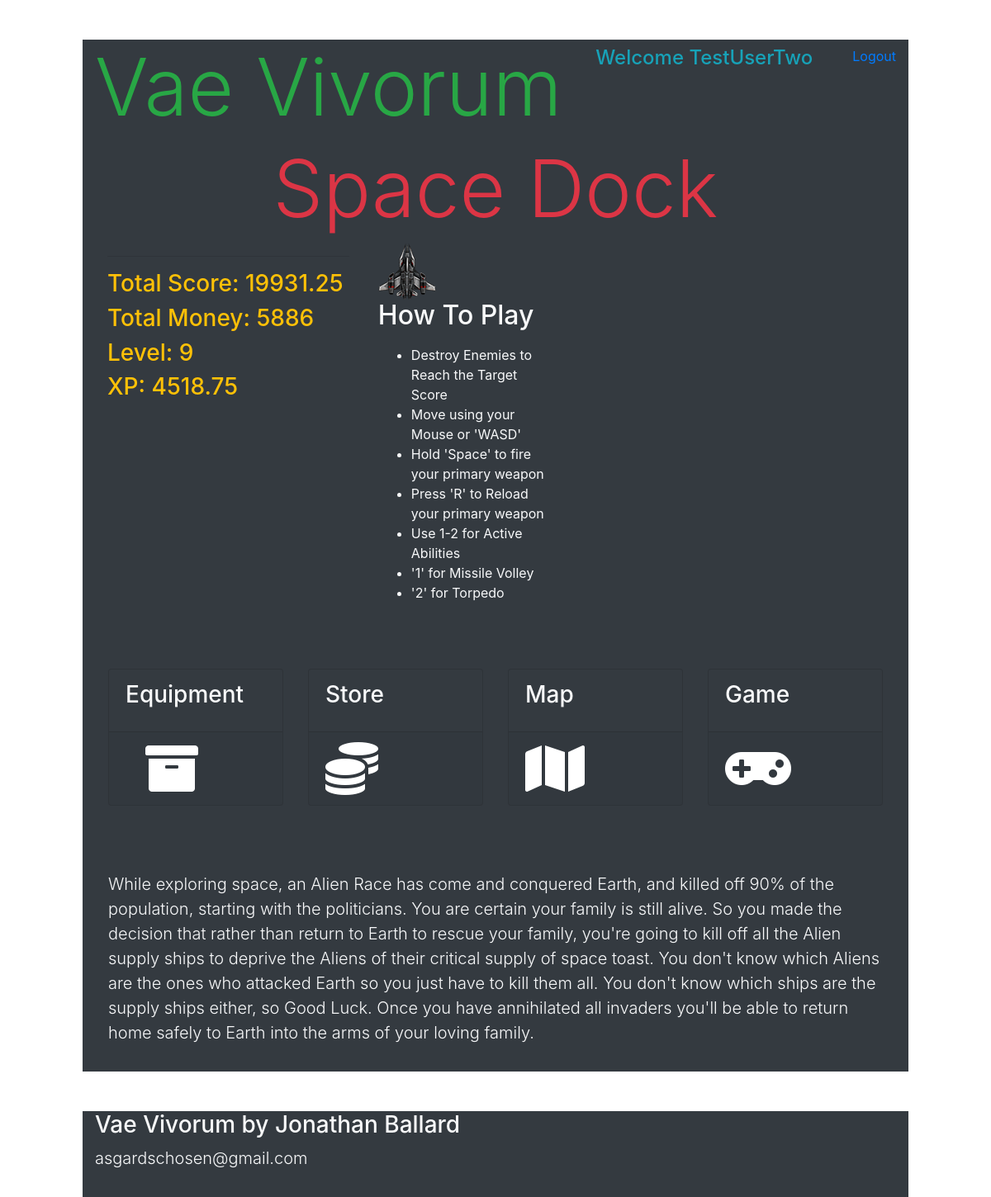
Page /dock (signed in) on the earlier database version.
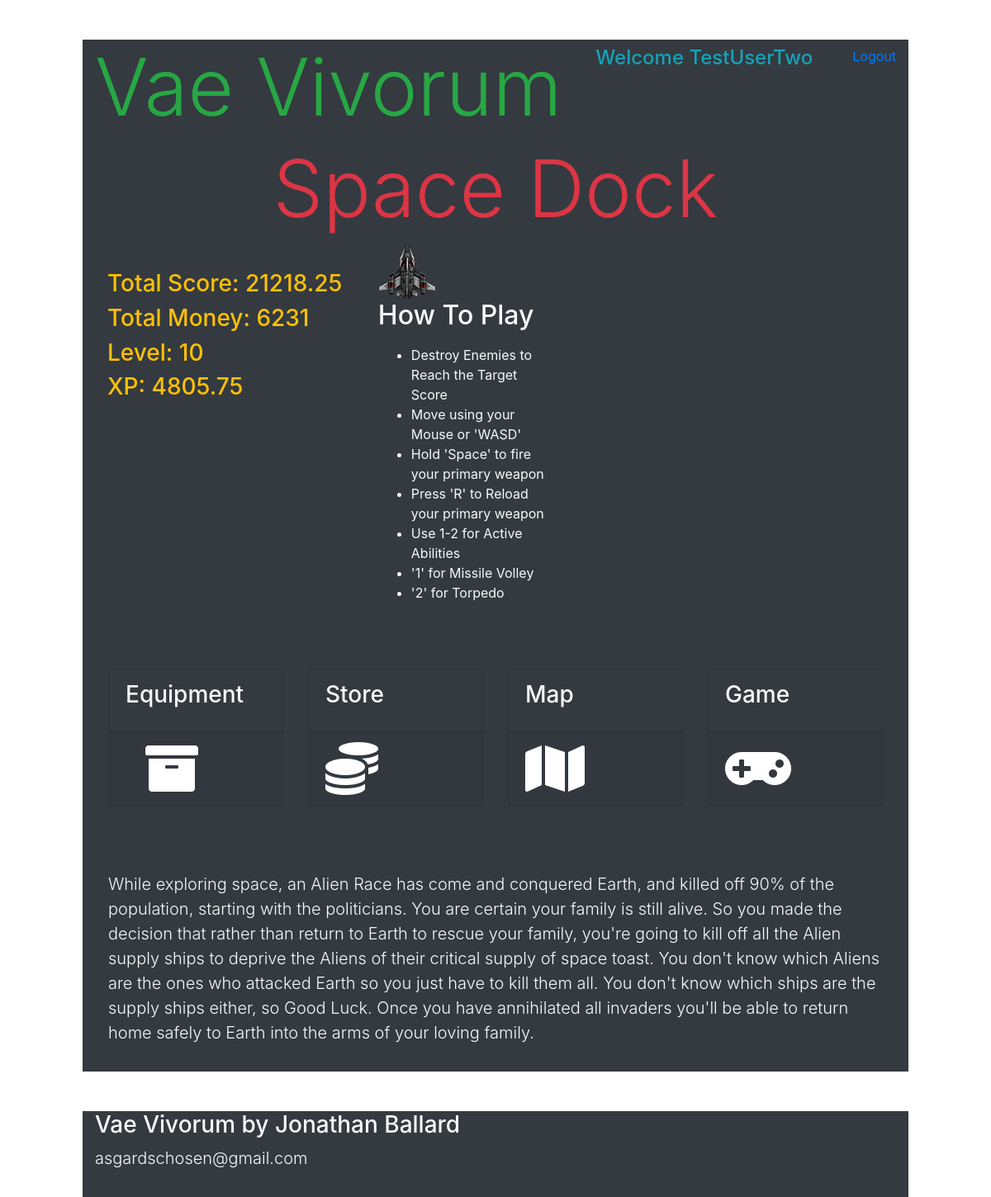
Same page on the later database version.
### models.py (models this page shows)
class Users(db.Model):
    __tablename__ = "Users"
    id = db.Column(db.Integer, primary_key=True)
    username = db.Column(db.String(255))
    email = db.Column(db.String(255))
    password = db.Column(db.String(255))
    created_at = db.Column(db.DateTime)
    updated_at = db.Column(db.DateTime)
    current_kills = db.Column(db.Integer, default=0)
    current_score = db.Column(db.Integer, default=0)
    current_money = db.Column(db.Integer, default=0)
    current_xp = db.Column(db.Integer, default=0)
    current_level = db.Column(db.Integer, default=0)
    active_ship = db.Column(db.Integer, default=0)
    abilityPointsEarned = db.Column(db.Integer, default=0)
    abilityPointsSpent = db.Column(db.Integer, default = 0)
    passive1 = db.Column(db.Integer, default=0)
    passive2 = db.Column(db.Integer, default=0)
    passive3 = db.Column(db.Integer, default=0)
    passive4 = db.Column(db.Integer, default=0)
    passive5 = db.Column(db.Integer, default=0)
    passive6 = db.Column(db.Integer, default=0)
    passive7 = db.Column(db.Integer, default=0)
    passive8 = db.Column(db.Integer, default=0)
    passive9 = db.Column(db.Integer, default=0)
    passive10 = db.Column(db.Integer, default=0)
    passive11 = db.Column(db.Integer, default=0)
    passive12 = db.Column(db.Integer, default=0)
    passive13 = db.Column(db.Integer, default=0)
    passive14 = db.Column(db.Integer, default=0)
    passive15 = db.Column(db.Integer, default=0)
    passive16 = db.Column(db.Integer, default=0)
    passive17 = db.Column(db.Integer, default=0)
    passive18 = db.Column(db.Integer, default=0)
    passive19 = db.Column(db.Integer, default=0)
    passive20 = db.Column(db.Integer, default=0)
    character_active_ability_id = db.Column(db.Integer, db.ForeignKey("Active_Abilities.id", ondelete="cascade"))
    passive_abilities_this_user_has = db.relationship('User_Character', backref="characters_that_have_this_passive")

### app.py (the view)
@app.route('/dock')
def dock():
    if 'id' in session:
        loggedInUser = Users.query.get(session['id'])
    else:
        return redirect('/')
    print('CURRENT SESSION USER: ', session['id'])
    return render_template("dock.html", thisUser = loggedInUser)

### templates/dock.html (shortened to what this page needs)
<!DOCTYPE html>
<html lang="en">
<head>
    <link rel="stylesheet" href="https://stackpath.bootstrapcdn.com/bootstrap/4.4.1/css/bootstrap.min.css">
    <link rel="stylesheet" href="https://cdnjs.cloudflare.com/ajax/libs/font-awesome/5.11.2/css/all.css" />
    <link rel="stylesheet" type="text/css" href="{{ url_for('static', filename='css/style.css') }}">
</head>
<body>
    <div class="container bg-dark mt-5 text-warning col-xl-10">
        <div id="topbar"  class="d-flex flex-row">
            <h1 class="display-1 d-inline-flex text-success">Vae Vivorum</h1>
            <h4 class="ml-auto d-inline-flex mt-2 text-info" >Welcome {{ thisUser.username }}</h4>
            <a class="ml-5 d-inline-flex mt-2" href="/logout">Logout</a>
        </div>
        <h1 class="display-1 text-center text-danger">Space Dock</h1>
        <div class="container col-xl-4 bg-dark align-top d-inline-block">
            <hr>
            <h3>Total Score: {{ thisUser.current_score }}</h3>
            <h3>Total Money: {{ thisUser.current_money }}</h3>
            <h3>Level: {{ thisUser.current_level }}</h3>
            <h3>XP: {{ thisUser.current_xp }}</h3>
        </div>
        <div class="container bg-dark text-light d-inline-block col-xl-3 align-top">
            <img class="d-inline-block align-top" id="playershipDashboard" src="../static/img/ships/player.png" alt="spaceship">
            <h2>How To Play</h2>
            <ul class="d-inline-block mt-2">
                <li>Destroy Enemies to Reach the Target Score</li>
                <li>Move using your Mouse or 'WASD'</li>
                <li>Hold 'Space' to fire your primary weapon</li>
                <li>Press 'R' to Reload your primary weapon</li>
                <li>Use 1-2 for Active Abilities</li>
                <li>'1' for Missile Volley</li>
                <li>'2' for Torpedo</li>
            </ul>
        </div>
        <div class="card-deck iconDiv mt-5 p-3">
            <div class="card iconCard bg-dark">
                <div class="card-body">
                    <h3 class="card-subtitle mb-2 text-light">Equipment</h3>
                </div>
                <div class="card-footer">
                    <a href="/equipment"><i class="ml-4 fas fa-4x fa-archive"></i></a>
                </div>
            </div>
            <div class="card iconCard bg-dark">
                <div class="card-body">
                    <h3 class="card-subtitle mb-2 text-light">Store</h3>
                </div>
                <div class="card-footer">
                    <a href="/store"><i class="fas fa-4x fa-coins"></i></a>
                </div>
            </div>
            <div class="card iconCard bg-dark">
                <div class="card-body">
                    <h3 class="card-subtitle mb-2 text-light">Map</h3>
                </div>
                <div class="card-footer">
                    <a href="/map"><i class="fas fa-4x fa-map"></i></a>
                </div>
            </div>
            <div class="card iconCard bg-dark">
                <div class="card-body">
                    <h3 class="card-subtitle mb-2 text-light">Game</h3>
                </div>
                <div class="card-footer">
                    <a href="/game"><i class="fas fa-4x fa-gamepad"></i></a>
                </div>
            </div>
        </div>
        <div class="container storyBar bg-dark text-light col-xl-12 mt-5 p-3">
            <p class="lead">While exploring space, an Alien Race has come and conquered Earth, and killed off 90% of the population, starting with the politicians. You are certain your family is still alive. So you made the decision that rather than return to Earth to rescue your family, you're going to kill off all the Alien supply ships to deprive the Aliens of their critical supply of space toast. You don't know which Aliens are the ones who attacked Earth so you just have to kill them all. You don't know which ships are the supply ships either, so Good Luck. Once you have annihilated all invaders you'll be able to return home safely to Earth into the arms of your loving family.</p>
        </div>
    </div>
    <div id="bottombar" class="container bg-dark col-xl-10 mt-5 pb-3 text-light">
        <h3>Vae Vivorum by Jonathan Ballard</h3>
        <p class="lead">asgardschosen@gmail.com</p>
    </div>
</body>
</html>

### static/css/style.css (style rules this page uses)
#playershipDashboard { width: 70px; height: 69px; }
.fas { color: white; }

Differences in the rows shown:
changed Users "TestUserTwo": current_score "19931.25" → "21218.25"; current_money "5886" → "6231"; current_level "9" → "10"; current_xp "4518.75" → "4805.75"
